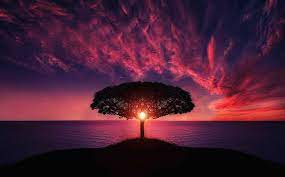
#> input picture ComputerVisionCmake/PracticeProjects/SampleImages/simpleImage1.jpeg, 285 x 177 px
$ python ImageRotation.py
#> lines starting #> are read from the running program, lines starting #| are printed output that depends on the picture
import numpy as np
import cv2 as cv

img = cv.imread("../SampleImages/simpleImage1.jpeg", 0)
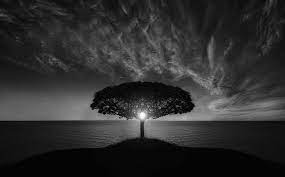
#> img: shape (177, 285); min 0, max 255, mean 45.8

rows,cols = img.shape
#> rows = 177; cols = 285

M = np.float32([[1,  0, 0], [0, -1, rows], [0,  0, 1]])
#> M = [[1, 0, 0], [0, -1, 177], [0, 0, 1]]
img_rotation = cv.warpAffine(img,
                             cv.getRotationMatrix2D((cols/2, rows/2),
                                                    30, 0.9),
                             (cols, rows))
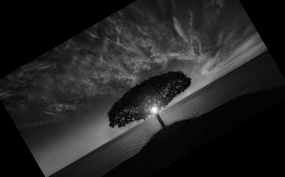
#> img_rotation: shape (177, 285); min 0, max 254, mean 35.3
cv.imshow("Initial Image",img)

cv.imshow("Final Image",img_rotation)
cv.waitKey(0)
cv.destroyAllWindows()
